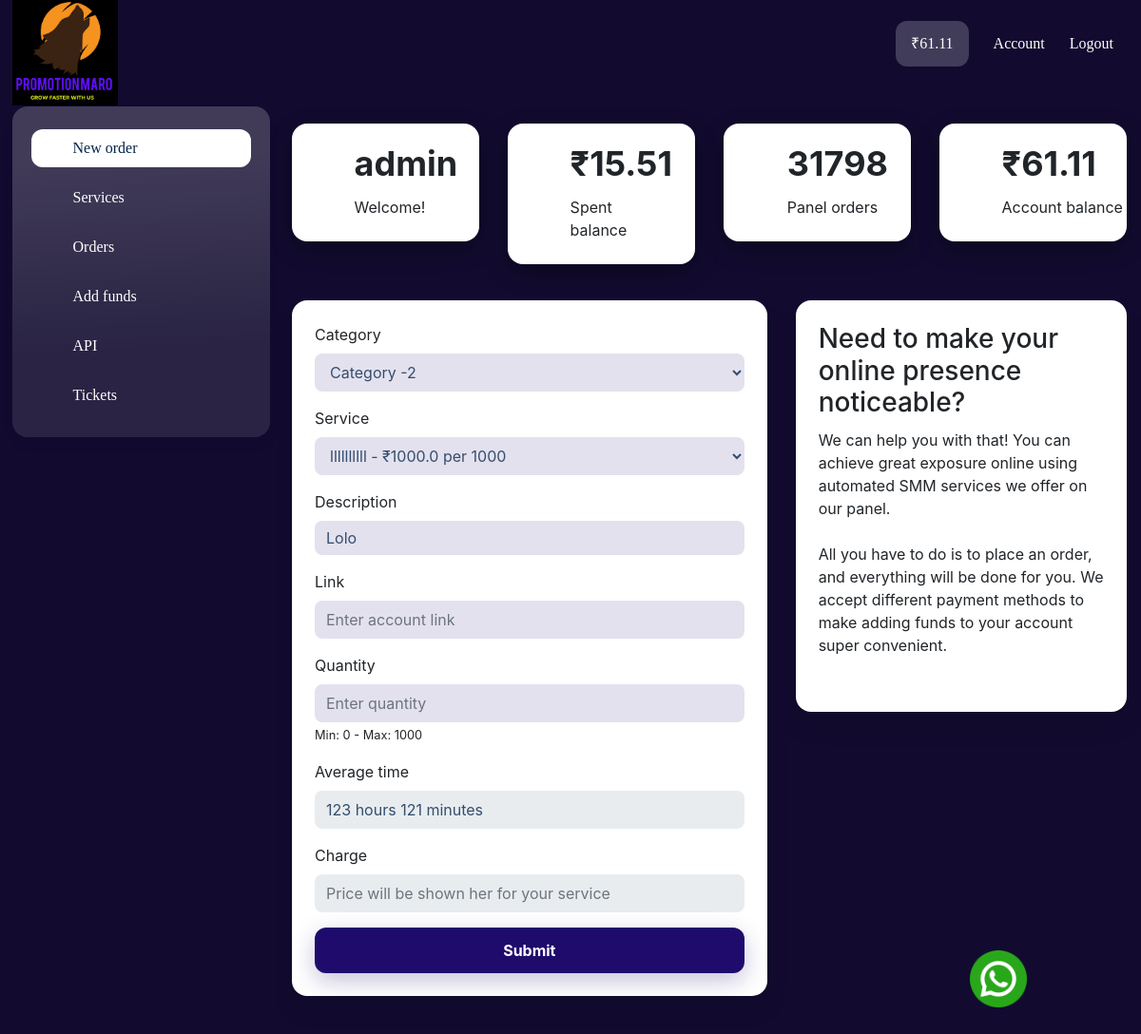
The page /dashboard/ (signed in) on the database as committed earlier.
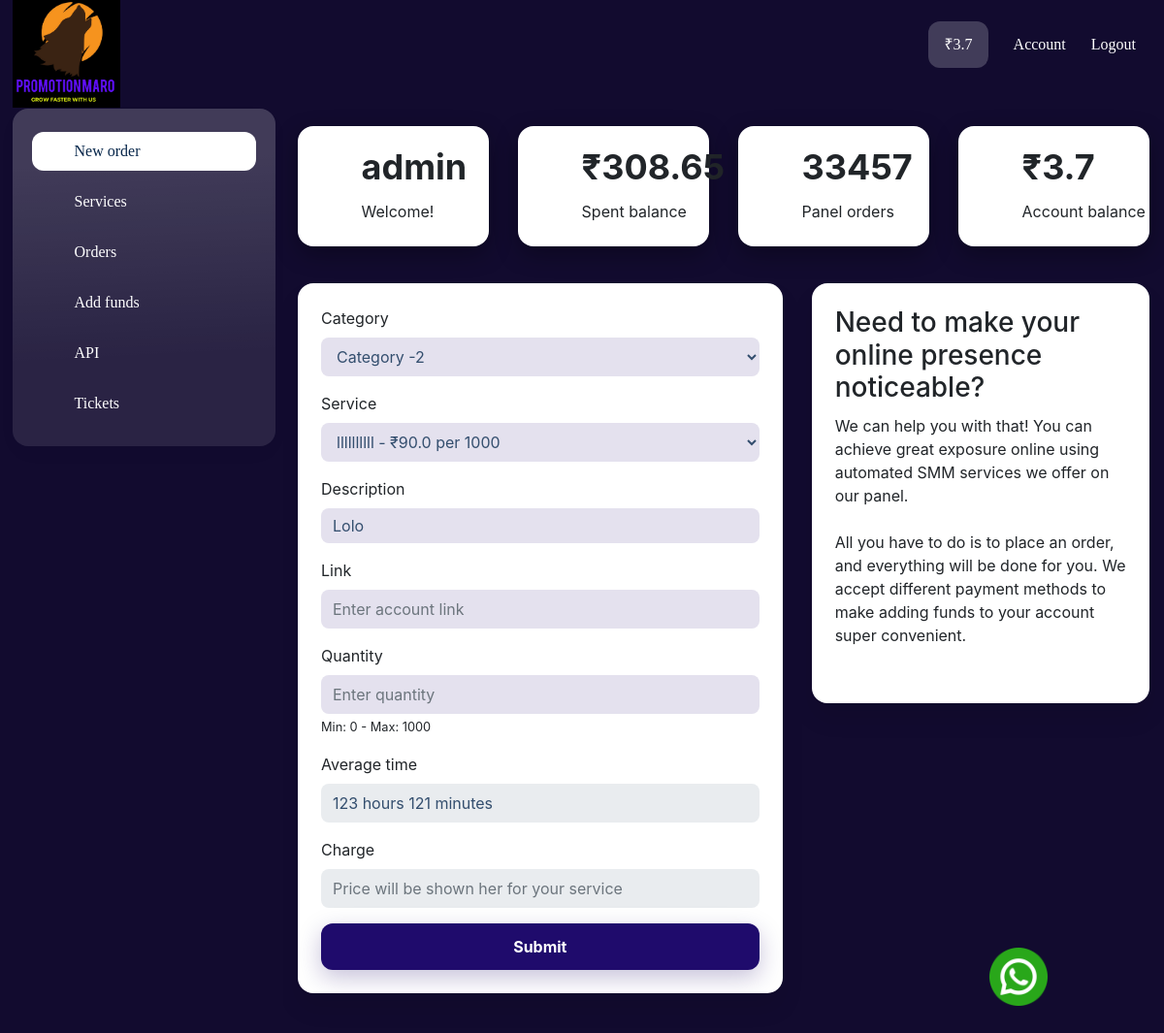
The same page on the database as committed later.
### authapp/models.py (models this page shows, shortened)
class User(AbstractUser):
    name = models.CharField(max_length=100, blank=True)
    phone = models.CharField(max_length=100, blank=True)
    api_key = models.CharField(max_length=500, blank=True, null=True)
    USERNAME_FIELD = 'username'
    REQUIRED_FIELDS = ['name']

class AccountBalance(models.Model):
    user = OneToOneField(User, on_delete=models.CASCADE)
    money = models.FloatField(default=0.00)
    updated = models.DateTimeField(auto_now=True)

### orders/models.py (models this page shows, shortened)
class OrdersModel(models.Model):
    service = models.ForeignKey(ServicesModel, on_delete=models.Case)
    user = models.ForeignKey(User, on_delete=models.CASCADE)
    status = models.CharField(max_length=20,
                              choices=STATUS_CHOICE,
                              default="Pending")
    link = models.URLField(blank=True, null=True)
    quantity = models.IntegerField(blank=True, null=True)
    charge = models.FloatField(blank=True, null=True)
    start_count = models.IntegerField(blank=True, null=True)
    last_updated = models.DateTimeField(auto_now=True)
    order_placed = models.DateTimeField(auto_now_add=True)
    remains = models.IntegerField(blank=True, null=True)
    third_party_id = models.CharField(max_length=10, blank=True, null=True)
    third_party_name = models.CharField(max_length=20, blank=True, null=True)
    class Meta:
        verbose_name = "Order"

### dashboard/models.py (models this page shows)
class CounterOrder(models.Model):
    counter = models.IntegerField()

### dashboard/views.py (the view, shortened to what this page needs)
# urls.py: path('', include('dashboard.urls')),
@login_required
def dashboard(request):
    error_message = ""
    services = get_cat(request)
    return render(request, "dashboard.html", {"categories": services})

### dashboard/templatetags/get_account_pay.py (called while the page is built)
@register.simple_tag
def get_account_balance(user):
    return round(AccountBalance.objects.get(user=user).money, 2)

@register.simple_tag
def get_spent_balance(user):
    balance = OrdersModel.objects.filter(user=user).exclude(status="Cancelled")
    total = 0
    for i in balance:
        total += i.charge
    return round(total, 2)

### dashboard/templatetags/get_conf.py (called while the page is built)
@register.simple_tag
def site_name():
    try:
        return Settings.objects.first().site_name
    except:
        return False

@register.simple_tag
def get_whatsapp_contact():
    try:
        return Settings.objects.first().whatsapp_no
    except:
        return False

@register.simple_tag
def whatsapp_message():
    try:
        return Settings.objects.first().whatsapp_message
    except:
        return False

@register.simple_tag
def keyword():
    try:
        return Settings.objects.first().keyword
    except:
        return False

@register.simple_tag
def description():
    try:
        return Settings.objects.first().description
    except:
        return False

@register.simple_tag
def logo():
    try:
        return f"/media/{Settings.objects.first().logo}"
    except:
        return False

### dashboard/templates/dashboard.html (shortened to what the changed rows need)
{% extends 'base.html' %}
{% load  get_conf %}
{% block content %}
<div class="wrapper wrapper-sidebar-navbar">
    {% include 'components/dashboard_leftsidebar.html' %}
    <div class="wrapper-content">
        <div class="wrapper-content__body">
            {% include 'components/dashboard_herosection.html' %}
            <div id="block_13">
                <div class="new_order-block">
                    <div class="container-fluid">
                        <div class="row">
                            <div class="col-lg-7 mb-3 mb-lg-0">
                                <div
                                    class="component_form_group component_card component_radio_button"
                                >
                                    <div class="card">
                                        <form
                                            action="{% url 'dashboard' %}"
                                            method="post"
                                            id="order-form"
                                        >
                                            <div class="component_button_forms">
                                                <div class="form-group">
                                                    <label
                                                        for="orderform-service"
                                                        class="control-label"
                                                        >Service</label
                                                    >
                                                    <select
                                                        class="form-control"
                                                        id="orderform-service"
                                                        name="service"
                                                        onchange="serviceChange(this)"
                                                    >
                                                        {% for category in categories %}
                                                            {% if forloop.first %}
                                                                {% for service in category.services %}
                                                                <option
                                                                    value="{{service.id}}"
                                                                >
                                                                    {{service.name}} - ₹{{service.rate}} per 1000
                                                                </option>
                                                                {% endfor %}
                                                            {% endif %}
                                                        {% endfor %}
                                                    </select>
                                                </div>
                                            </div>
                                        </form>
                                    </div>
                                </div>
                            </div>
                        </div>
                    </div>
                </div>
            </div>
        </div>
    </div>
</div>
{% endblock content %}

### dashboard/templates/components/dashboard_leftsidebar.html (shortened to what the changed rows need)
{% load static %} {% load get_account_pay get_conf  %}
<div id="block_34" class="component_private_navbar">
    <span class="component_private_navbar">
        <div class="component-navbar-private__wrapper">
            <div
                class="sidebar-block__top-static component-navbar component-navbar__navbar-private editor__component-wrapper"
            >
                <div>
                    <nav class="navbar navbar-expand-lg navbar-light">
                        <div
                            class="collapse navbar-collapse"
                            id="navbar-collapse-34"
                        >
                            <div class="d-flex component-navbar-collapse">
                                <ul class="navbar-nav navbar-nav-currencies">
                                    <li
                                        class="nav-item d-flex align-items-center component-navbar-nav-item component-navbar-private-nav-item component-navbar-balance-wrap__navbar-private"
                                    >
                                        <a
                                            class="component-navbar-balance-item__navbar-private"
                                            >₹{% get_account_balance user %}
                                        </a>
                                    </li>
                                </ul>
                            </div>
                        </div>
                    </nav>
                </div>
            </div>
        </div>
    </span>
</div>

### dashboard/templates/components/dashboard_herosection.html (shortened to what the changed rows need)
{% load get_account_pay get_live_updates %}
    <div id="block_77">
        <div class="totals">
            <div class="container-fluid">
                <div
                    class="row align-items-start justify-content-start"
                >
                    <div class="col-lg-3 col-md-6 col-sm-12 mb-2 mt-2">
                        <div
                            class="card h-100"
                            style="
                                padding-top: 24px;
                                padding-bottom: 24px;
                                border-left-width: 0px;
                                border-right-width: 0px;
                                border-bottom-width: 0px;
                                border-top-width: 0px;
                                box-shadow: 0 8px 24px 0
                                    rgba(0, 0, 0, 0.32);
                                border-style: solid;
                            "
                        >
                            <div class="totals-block__card">
                                <div class="totals-block__card-right">
                                    <div class="totals-block__count">
                                        <div
                                            class="totals-block__count-value style-text-primary"
                                            style="
                                                font-size: 36px;
                                                line-height: 36px;
                                            "
                                        >
                                            {{request.user.username}}
                                        </div>
                                    </div>
                                </div>
                            </div>
                        </div>
                    </div>
                    <div class="col-lg-3 col-md-6 col-sm-12 mb-2 mt-2">
                        <div
                            class="card h-100"
                            style="
                                padding-top: 24px;
                                padding-bottom: 24px;
                                border-left-width: 0px;
                                border-right-width: 0px;
                                border-bottom-width: 0px;
                                border-top-width: 0px;
                                box-shadow: 0 8px 24px 0
                                    rgba(0, 0, 0, 0.32);
                                border-style: solid;
                            "
                        >
                            <div class="totals-block__card">
                                <div class="totals-block__card-right">
                                    <div class="totals-block__count">
                                        <div
                                            class="totals-block__count-value style-text-primary"
                                            style="
                                                font-size: 36px;
                                                line-height: 36px;
                                            "
                                        >
                                        ₹{% get_spent_balance user    %}
                                        </div>
                                    </div>
                                </div>
                            </div>
                        </div>
                    </div>
                    <div class="col-lg-3 col-md-6 col-sm-12 mb-2 mt-2">
                        <div
                            class="card h-100"
                            style="
                                padding-top: 24px;
                                padding-bottom: 24px;
                                border-left-width: 0px;
                                border-right-width: 0px;
                                border-bottom-width: 0px;
                                border-top-width: 0px;
                                box-shadow: 0 8px 24px 0
                                    rgba(0, 0, 0, 0.32);
                                border-style: solid;
                            "
                        >
                            <div class="totals-block__card">
                                <div class="totals-block__card-right">
                                    <div class="totals-block__count">
                                        <div
                                            class="totals-block__count-value style-text-primary"
                                            style="
                                                font-size: 36px;
                                                line-height: 36px;
                                            "
                                        >
                                            {% get_orders_count %}
                                        </div>
                                    </div>
                                </div>
                            </div>
                        </div>
                    </div>
                    <div class="col-lg-3 col-md-6 col-sm-12 mb-2 mt-2">
                        <div
                            class="card h-100"
                            style="
                                padding-top: 24px;
                                padding-bottom: 24px;
                                border-left-width: 0px;
                                border-right-width: 0px;
                                border-bottom-width: 0px;
                                border-top-width: 0px;
                                box-shadow: 0 8px 24px 0
                                    rgba(0, 0, 0, 0.32);
                                border-style: solid;
                            "
                        >
                            <div class="totals-block__card">
                                <div class="totals-block__card-right">
                                    <div class="totals-block__count">
                                        <div
                                            class="totals-block__count-value style-text-primary"
                                            style="
                                                font-size: 36px;
                                                line-height: 36px;
                                            "
                                        >
                                            ₹{% get_account_balance user    %}
                                        </div>
                                    </div>
                                </div>
                            </div>
                        </div>
                    </div>
                </div>
            </div>
        </div>
    </div>

Rows that differ between the two databases and show on the page:
changed User "admin": id.money "61.11" → "3.7"; id.charge "15.51" → "308.65"
changed CounterOrder: counter+id "31798" → "33457"
Other text that changed with them:
form field service: "llllllllll - ₹1000.0 per 1000" → "llllllllll - ₹90.0 per 1000"
